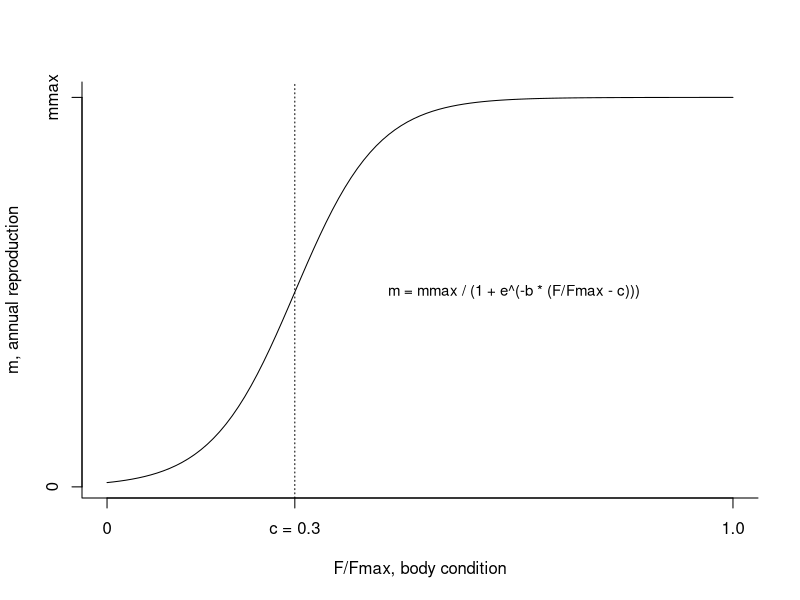

Here is the R script that generated this plot:
#!/usr/bin/env Rscript

# SPDX-FileCopyrightText: 2021 W. Traylor <wolfgang.traylor@senckenberg.de>
#
# SPDX-License-Identifier: MIT

# This script does not exactly reproduce "reproduction_illius2000resource.png"
# because the original was created for LaTeX, which created the pretty math
# notation.

png("reproduction_illius2000resource.png")

repmax <- 1.0 # maximum reproduction
b <- 15
c <- 0.3
reproduction <- function(body_cond){
  repmax / (1 + exp(-b * (body_cond-0.3)))
}

plot(
  reproduction,
  xlim = c(0,1),
  xlab = "F/Fmax, body condition",
  ylab = "m, annual reproduction",
  bty = "l",
  xaxt = "n", yaxt = "n"# don’t plot axis
)
axis(
  side = 2,
  at = c(0,repmax),
  labels = c("0", "mmax")
)
axis(
  side = 1,
  at = c(0,c,1),
  labels = c("0", paste0("c = ",c,""), "1.0")
)
abline( v = c, lty = "dotted")
text(
  "m = mmax / (1 + e^(-b * (F/Fmax - c)))",
  x = mean(c(c,1.0)),
  y = repmax/2,
  cex = .9
)

dev.off()
